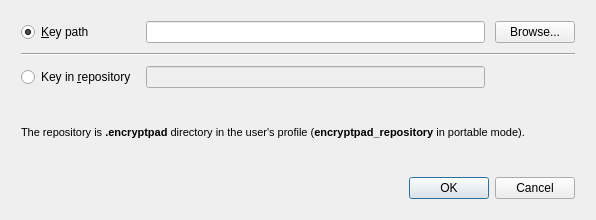
<?xml version="1.0" encoding="UTF-8"?>
<ui version="4.0">
 <class>NewKeyDialog</class>
 <widget class="QDialog" name="NewKeyDialog">
  <property name="geometry">
   <rect>
    <x>0</x>
    <y>0</y>
    <width>596</width>
    <height>220</height>
   </rect>
  </property>
  <property name="minimumSize">
   <size>
    <width>593</width>
    <height>214</height>
   </size>
  </property>
  <property name="maximumSize">
   <size>
    <width>775</width>
    <height>251</height>
   </size>
  </property>
  <property name="windowTitle">
   <string>Generate Key</string>
  </property>
  <layout class="QGridLayout" name="gridLayout">
   <item row="0" column="0">
    <layout class="QGridLayout" name="gridLayout_2">
     <property name="leftMargin">
      <number>10</number>
     </property>
     <property name="topMargin">
      <number>10</number>
     </property>
     <property name="rightMargin">
      <number>10</number>
     </property>
     <property name="bottomMargin">
      <number>10</number>
     </property>
     <property name="spacing">
      <number>10</number>
     </property>
     <item row="0" column="0">
      <widget class="QRadioButton" name="uiCreate">
       <property name="text">
        <string>&amp;Key path</string>
       </property>
       <property name="checked">
        <bool>true</bool>
       </property>
      </widget>
     </item>
     <item row="2" column="0">
      <widget class="QRadioButton" name="uiCreateInRepository">
       <property name="text">
        <string>Key in &amp;repository</string>
       </property>
      </widget>
     </item>
     <item row="0" column="1">
      <widget class="QLineEdit" name="uiKeyPath">
       <property name="toolTip">
        <string>Key path</string>
       </property>
      </widget>
     </item>
     <item row="3" column="0" colspan="3">
      <widget class="QLabel" name="label">
       <property name="font">
        <font>
         <pointsize>8</pointsize>
        </font>
       </property>
       <property name="text">
        <string>The repository is &lt;b&gt;.encryptpad&lt;/b&gt; directory in the user's profile (&lt;b&gt;encryptpad_repository&lt;/b&gt; in portable mode).</string>
       </property>
       <property name="wordWrap">
        <bool>true</bool>
       </property>
      </widget>
     </item>
     <item row="0" column="2">
      <widget class="QPushButton" name="uiKeyPathBrowse">
       <property name="text">
        <string>Browse...</string>
       </property>
      </widget>
     </item>
     <item row="2" column="1">
      <widget class="QLineEdit" name="uiRepositoryKeyName">
       <property name="enabled">
        <bool>false</bool>
       </property>
       <property name="toolTip">
        <string>Key name in the repository</string>
       </property>
      </widget>
     </item>
     <item row="1" column="0" colspan="3">
      <widget class="Line" name="line">
       <property name="orientation">
        <enum>Qt::Horizontal</enum>
       </property>
      </widget>
     </item>
     <item row="4" column="0" colspan="3">
      <widget class="QDialogButtonBox" name="buttonBox">
       <property name="minimumSize">
        <size>
         <width>35</width>
         <height>0</height>
        </size>
       </property>
       <property name="orientation">
        <enum>Qt::Horizontal</enum>
       </property>
       <property name="standardButtons">
        <set>QDialogButtonBox::Cancel|QDialogButtonBox::Ok</set>
       </property>
      </widget>
     </item>
    </layout>
   </item>
  </layout>
 </widget>
 <tabstops>
  <tabstop>uiCreate</tabstop>
  <tabstop>uiKeyPath</tabstop>
  <tabstop>uiKeyPathBrowse</tabstop>
  <tabstop>uiCreateInRepository</tabstop>
  <tabstop>uiRepositoryKeyName</tabstop>
 </tabstops>
 <resources/>
 <connections>
  <connection>
   <sender>buttonBox</sender>
   <signal>accepted()</signal>
   <receiver>NewKeyDialog</receiver>
   <slot>accept()</slot>
   <hints>
    <hint type="sourcelabel">
     <x>237</x>
     <y>186</y>
    </hint>
    <hint type="destinationlabel">
     <x>157</x>
     <y>213</y>
    </hint>
   </hints>
  </connection>
  <connection>
   <sender>buttonBox</sender>
   <signal>rejected()</signal>
   <receiver>NewKeyDialog</receiver>
   <slot>reject()</slot>
   <hints>
    <hint type="sourcelabel">
     <x>305</x>
     <y>192</y>
    </hint>
    <hint type="destinationlabel">
     <x>286</x>
     <y>213</y>
    </hint>
   </hints>
  </connection>
  <connection>
   <sender>uiCreate</sender>
   <signal>toggled(bool)</signal>
   <receiver>uiKeyPath</receiver>
   <slot>setEnabled(bool)</slot>
   <hints>
    <hint type="sourcelabel">
     <x>91</x>
     <y>30</y>
    </hint>
    <hint type="destinationlabel">
     <x>331</x>
     <y>29</y>
    </hint>
   </hints>
  </connection>
  <connection>
   <sender>uiCreateInRepository</sender>
   <signal>toggled(bool)</signal>
   <receiver>uiRepositoryKeyName</receiver>
   <slot>setEnabled(bool)</slot>
   <hints>
    <hint type="sourcelabel">
     <x>91</x>
     <y>74</y>
    </hint>
    <hint type="destinationlabel">
     <x>331</x>
     <y>74</y>
    </hint>
   </hints>
  </connection>
  <connection>
   <sender>uiKeyPathBrowse</sender>
   <signal>clicked()</signal>
   <receiver>NewKeyDialog</receiver>
   <slot>browseForKeyPath()</slot>
   <hints>
    <hint type="sourcelabel">
     <x>536</x>
     <y>30</y>
    </hint>
    <hint type="destinationlabel">
     <x>296</x>
     <y>106</y>
    </hint>
   </hints>
  </connection>
  <connection>
   <sender>uiCreate</sender>
   <signal>toggled(bool)</signal>
   <receiver>uiKeyPathBrowse</receiver>
   <slot>setEnabled(bool)</slot>
   <hints>
    <hint type="sourcelabel">
     <x>91</x>
     <y>30</y>
    </hint>
    <hint type="destinationlabel">
     <x>536</x>
     <y>30</y>
    </hint>
   </hints>
  </connection>
 </connections>
 <slots>
  <slot>browseForKeyPath()</slot>
 </slots>
</ui>
